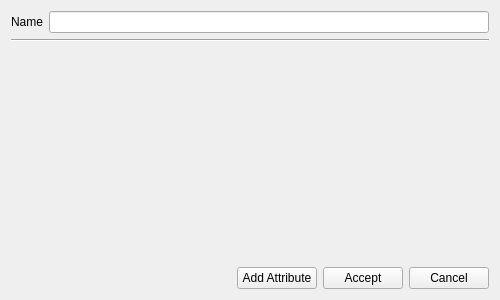
<?xml version="1.0" encoding="UTF-8"?>
<ui version="4.0">
 <class>NewArc</class>
 <widget class="QWidget" name="NewArc">
  <property name="geometry">
   <rect>
    <x>0</x>
    <y>0</y>
    <width>500</width>
    <height>300</height>
   </rect>
  </property>
  <property name="sizePolicy">
   <sizepolicy hsizetype="Fixed" vsizetype="Preferred">
    <horstretch>0</horstretch>
    <verstretch>0</verstretch>
   </sizepolicy>
  </property>
  <property name="minimumSize">
   <size>
    <width>500</width>
    <height>1</height>
   </size>
  </property>
  <property name="maximumSize">
   <size>
    <width>500</width>
    <height>1080</height>
   </size>
  </property>
  <property name="windowTitle">
   <string>New Node</string>
  </property>
  <layout class="QVBoxLayout" name="verticalLayout_2">
   <item>
    <layout class="QVBoxLayout" name="verticalLayout">
     <property name="sizeConstraint">
      <enum>QLayout::SetDefaultConstraint</enum>
     </property>
     <property name="topMargin">
      <number>0</number>
     </property>
     <property name="rightMargin">
      <number>0</number>
     </property>
     <property name="bottomMargin">
      <number>0</number>
     </property>
     <item>
      <layout class="QVBoxLayout" name="verticalLayout_3">
       <item>
        <layout class="QHBoxLayout" name="horizontalLayout_3">
         <item>
          <widget class="QLabel" name="label">
           <property name="text">
            <string>Name</string>
           </property>
          </widget>
         </item>
         <item>
          <widget class="QLineEdit" name="lineEdit"/>
         </item>
        </layout>
       </item>
       <item>
        <widget class="Line" name="line">
         <property name="orientation">
          <enum>Qt::Horizontal</enum>
         </property>
        </widget>
       </item>
       <item>
        <layout class="QGridLayout" name="gridLayout" columnstretch="0">
         <property name="topMargin">
          <number>0</number>
         </property>
         <property name="horizontalSpacing">
          <number>0</number>
         </property>
        </layout>
       </item>
      </layout>
     </item>
     <item>
      <spacer name="verticalSpacer">
       <property name="orientation">
        <enum>Qt::Vertical</enum>
       </property>
       <property name="sizeHint" stdset="0">
        <size>
         <width>20</width>
         <height>40</height>
        </size>
       </property>
      </spacer>
     </item>
     <item>
      <layout class="QHBoxLayout" name="horizontalLayout">
       <property name="sizeConstraint">
        <enum>QLayout::SetDefaultConstraint</enum>
       </property>
       <property name="topMargin">
        <number>0</number>
       </property>
       <property name="bottomMargin">
        <number>0</number>
       </property>
       <item>
        <spacer name="horizontalSpacer">
         <property name="orientation">
          <enum>Qt::Horizontal</enum>
         </property>
         <property name="sizeHint" stdset="0">
          <size>
           <width>40</width>
           <height>20</height>
          </size>
         </property>
        </spacer>
       </item>
       <item>
        <widget class="QPushButton" name="pushAdd">
         <property name="text">
          <string>Add Attribute</string>
         </property>
        </widget>
       </item>
       <item>
        <widget class="QPushButton" name="pushAccept">
         <property name="text">
          <string>Accept</string>
         </property>
        </widget>
       </item>
       <item>
        <widget class="QPushButton" name="pushCancel">
         <property name="text">
          <string>Cancel</string>
         </property>
        </widget>
       </item>
      </layout>
     </item>
    </layout>
   </item>
  </layout>
 </widget>
 <resources/>
 <connections/>
</ui>
